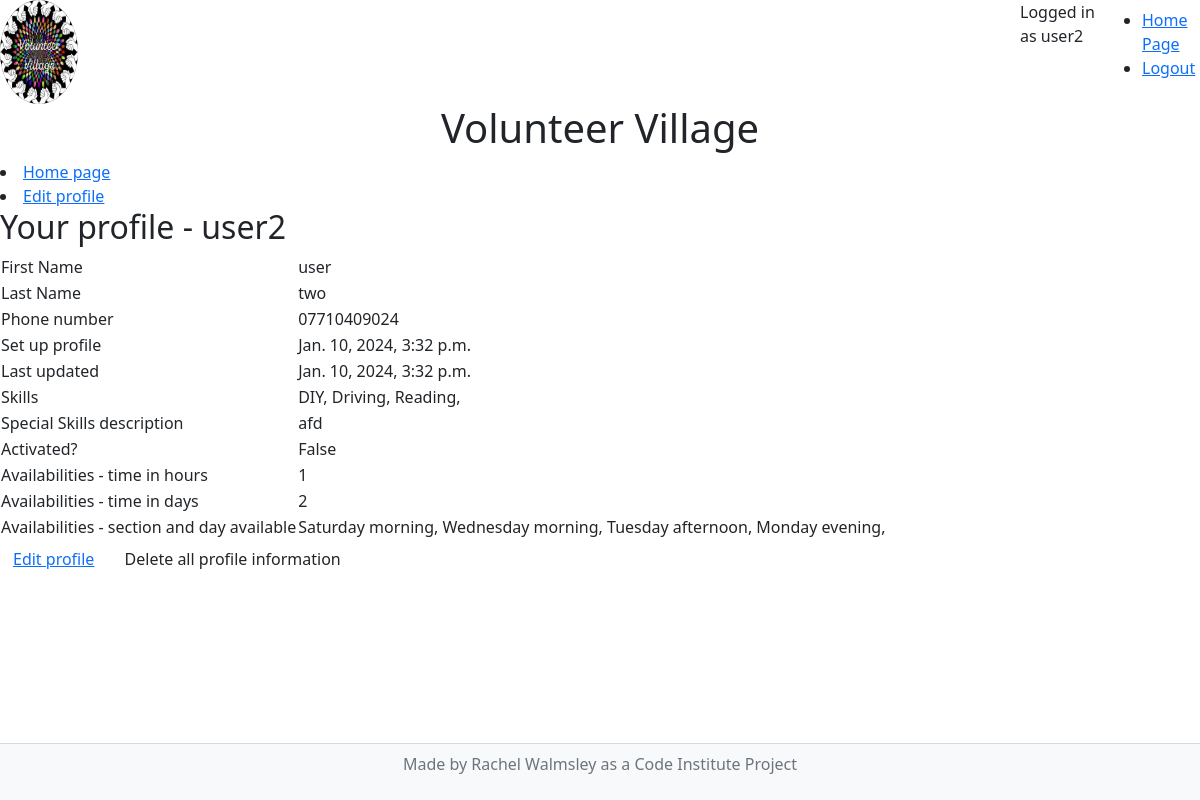
The page /volunteer/read_profile (signed in) on the database its author committed.
### volunteer/models.py (models this page shows, shortened)
class VolunteerProfile(models.Model):
    user_name = models.OneToOneField(User, on_delete=models.CASCADE)
    name = models.CharField(max_length=128)
    fname = models.CharField(
        max_length=50,
        null=False,
        blank=False,
        verbose_name='First Name',
        help_text='format: required, max_length=50',
    )
    lname = models.CharField(
        max_length=50,
        null=False,
        blank=False,
        verbose_name='Last Name',
        help_text='format: required, max_length=50',
    )
    phone = models.CharField(
        max_length=12,
        blank=False,
        null=False,
    )
    created_on = models.DateTimeField(
        auto_now_add=True,
    )
    updated_on = models.DateTimeField(
        auto_now_add = True,
    )
    skilled = models.ManyToManyField(
        SkillChoices,
        verbose_name=("Activity options"),
        related_name="VolunteerProfiles")
    special_skills_description = models.TextField(
        null=False,
        blank=True,
        verbose_name='special skills description',
        max_length = 500,
    )
    activated = models.BooleanField(
        default=False,
    )
    time_length_hours = models.PositiveSmallIntegerField(
        default=0,
        validators=[
            MaxValueValidator(168), #168 hours in a week
        ])
    time_length_days = models.PositiveSmallIntegerField(
        default=0,
        validators=[
            MaxValueValidator(7), #7 days in a week
        ])
    mon_am = models.BooleanField(
        default=False,
        verbose_name="Monday morning",
    )
    mon_pm = models.BooleanField(
        default=False,
        verbose_name="Monday afternoon",
    )
    mon_ev = models.BooleanField(
        default=False,
        verbose_name="Monday evening",
    )
    tue_am = models.BooleanField(
        default=False,
        verbose_name="Tuesday morning",
    )
    tue_pm = models.BooleanField(
        default=False,
        verbose_name="Tuesday afternoon",
    )
    tue_ev = models.BooleanField(
        default=False,
        verbose_name="Tuesday Evening",
    )
    wed_am = models.BooleanField(
        default=False,
        verbose_name="Wednesday morning",
    )
    wed_pm = models.BooleanField(
        default=False,
        verbose_name="Wednesday afternoon",
    )
    wed_ev = models.BooleanField(
        default=False,
        verbose_name="Wednesday evening",
    )
    thu_am = models.BooleanField(
        default=False,
        verbose_name="Thursday morning",
    )
    thu_pm = models.BooleanField(
        default=False,
        verbose_name="Thursday afternoon",
    )
    thu_ev = models.BooleanField(
        default=False,
        verbose_name="Thursday Evening",
    )
    fri_am = models.BooleanField(
        default=False,
        verbose_name="Friday morning",
    )
    fri_pm = models.BooleanField(
        default=False,
        verbose_name="Friday afternoon",
    )
    fri_ev = models.BooleanField(
        default=False,
        verbose_name="Friday evening",
    )
    sat_am = models.BooleanField(
        default=False,
        verbose_name="Saturday morning",
    )
    sat_pm = models.BooleanField(
        default=False,
        verbose_name="Saturday afternoon",
    )
    sat_ev = models.BooleanField(
        default=False,
        verbose_name="Saturday evening",
    )
    sun_am = models.BooleanField(
        default=False,
        verbose_name="Sunday morning",
    )
    sun_pm = models.BooleanField(
        default=False,
        verbose_name="Sunday afternoon",
    )
    sun_ev = models.BooleanField(
        default=False,
        verbose_name="Sunday evening",
    )

class SkillChoices(models.Model):
    name= models.CharField(max_length=50)

### volunteer/views.py (the view)
# urls.py: path("volunteer/read_profile", views.read_profile, name="read"),
def read_profile(request):
    pk_logged_in = request.user.pk
    profile = get_object_or_404(VolunteerProfile, user_name_id = pk_logged_in)
    peoples = VolunteerProfile.objects.filter(user_name_id=pk_logged_in).values()
    skills = profile.skilled.values()
    true_pairs = [{key for key, value in people.items() if value is True} for people in peoples]
    sessions =[]
    for true_pair in true_pairs:
        for pair in true_pair:
            pair = get_verbose_name(pair)
            sessions.append(pair)
    print(true_pairs)
    context = {
        'peoples': peoples,
        'pk_logged_in': pk_logged_in,
        'true_pairs': true_pairs,
        'skills': skills,
        'sessions': sessions
    }
    return render(request, 'volunteer/read_profile.html', context)

### volunteer/views.py (called while the page is built)
def get_verbose_name(name):
    session = VolunteerProfile._meta.get_field(name)
    verbose = session.verbose_name
    return verbose

### templates/volunteer/read_profile.html (shortened to what this page needs)
{% extends "base.html" %}
{% block content %}
<li>
    <a href="{% url 'index' %}">Home page</a>
</li>
<li>
    <a href="{% url 'edit' %}">Edit profile</a>
</li>
<h2>Your profile - {{ user.username }} </h3>
<table>
    {% for individual in peoples %}
    <tr>
        <td>First Name</td>
        <td>{{ individual.fname }} </td>
    </tr>
    <tr>
        <td>Last Name</td>
        <td>{{ individual.lname }}</td>
    </tr>
    <tr>
        <td>Phone number</td>
        <td>{{ individual.phone }}</td>
    </tr>
    <tr>
        <td>Set up profile</td>
        <td>{{ individual.created_on }}</td>
    </tr>
    <tr>
        <td>Last updated</td>
        <td>{{ individual.updated_on }}</td>
    </tr>
    <tr>
        <td>Skills </td>
        <td>
            {% for skill in skills %}
                {{ skill.name }},
            {%endfor %}
        </td>
    </tr>
    <tr>
        <td>Special Skills description</td>
        <td>{{ individual.special_skills_description }}</td>
    </tr>
    <tr>
        <td>Activated?</td>
        <td>{{ individual.activated }}</td>
    </tr>
    <tr>
        <td>Availabilities - time in hours</td>
        <td>{{ individual.time_length_hours }}</td>
    </tr>
    <tr>
        <td>Availabilities - time in days</td>
        <td>{{ individual.time_length_days }}
    </tr>
    {% endfor %}
    <tr>
        <td>Availabilities - section and day available</td>
        <td>
            {% for session in sessions %}
            {{ session }},
            {% endfor %}
        </td>
    </tr>
</table>
<button class="btn">
<a href="{% url 'edit' %}">Edit profile</a>
</button>
<button class="btn btn-delete" charity_id="{{ peoples.id }}"" type="submit">
    Delete all profile information
</button>
{% endblock %}

### templates/base.html (shortened to what this page needs)
{% load static %}
<!DOCTYPE html>
<html lang="en">
<head>
    <link href="https://cdn.jsdelivr.net/npm/bootstrap@5.0.1/dist/css/bootstrap.min.css" rel="stylesheet"
>
</head>
<body>
    <div class="row">
    <img class="rounded-circle img-responsive col-3 col-lg-1" id="logo" src="{% static 'images/logo.jpg' %}" alt="logo for volunteer village of hands">
    <div class="col-6 col-lg-9">
    </div>
    <div class="col-1">
    {% if user.is_authenticated %}
        <p>Logged in as {{ user }}</p>
    {% else %}
        <p>Not logged in</p>
    {% endif %}
    </div>
    <nav class="navbar navbar-nav navbar-fixed-top navbar-right col-3 col-lg-1">
        <ul>
            <li>
                <a href="{% url 'index' %}">Home Page</a>
            </li>
            {% if user.is_authenticated %}
                <li>
                    <a href="{% url 'account_logout' %}">Logout</a>
                </li>
            {% endif %}
        </ul>
    </nav>
    </div>
    <div class="row">
    <h1 class="text-center">
        Volunteer Village
    </h1>
    </div>
    <main>
        {% block content %}{% endblock content %}
    </main>
    <footer class="fixed-bottom">
        <div class="card-footer bg-light style="--bs-bg-opacity: 1;"">
        <p class="text-center text-muted">Made by Rachel Walmsley as a Code Institute Project</p>
        </div>
    </footer>
</body>
</html>

### rows shown on the page
VolunteerProfile: fname "user", lname "two", phone "07710409024", created_on "Jan. 10, 2024, 3:32 p.m.", updated_on "Jan. 10, 2024, 3:32 p.m.", special_skills_description "afd", activated "False", time_length_hours "1", time_length_days "2"
SkillChoices: name "DIY"
SkillChoices: name "Driving"
SkillChoices: name "Reading"

### other values the page prints
{{ user }} "user2"
{{ user.username }} "user2"
{{ session }} "Saturday morning" "Wednesday morning" "Tuesday afternoon" "Monday evening"
